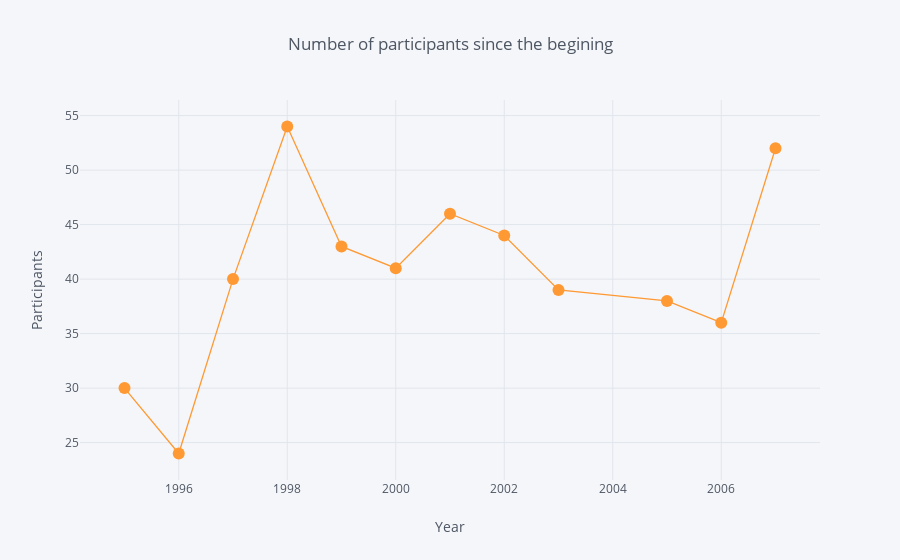

Notebook code cell kept with this figure:
### Markdown cell above
## Participants statistics
### Yearly participation

### Code cell
grouped = df.groupby(["Jahr"]).size()
# print(grouped)
grouped.iplot(mode='lines+markers+text',
    opacity=0.8,
    xTitle='Year',
    yTitle='Participants',
    title='Number of participants since the begining')

### Figure 1 — Plotly figure (JSON) as saved in the notebook; plotly's stock layout.template omitted (floating-point values rounded to 4 significant figures)
{"data": [{"line": {"color": "rgba(255, 153, 51, 1.0)", "dash": "solid", "shape": "linear", "width": 1.3}, "marker": {"size": 12, "symbol": "circle"}, "mode": "lines+markers+text", "name": "None", "text": "", "type": "scatter", "uid": "83772b76-66a0-4bea-a5af-fa7c40ca7a0b", "x": [1995, 1996, 1997, 1998, 1999, 2000, 2001, 2002, 2003, 2005, 2006, 2007], "y": [30, 24, 40, 54, 43, 41, 46, 44, 39, 38, 36, 52]}], "layout": {"legend": {"bgcolor": "#F5F6F9", "font": {"color": "#4D5663"}}, "paper_bgcolor": "#F5F6F9", "plot_bgcolor": "#F5F6F9", "title": {"font": {"color": "#4D5663"}, "text": "Number of participants since the begining"}, "xaxis": {"gridcolor": "#E1E5ED", "showgrid": true, "tickfont": {"color": "#4D5663"}, "title": {"font": {"color": "#4D5663"}, "text": "Year"}, "zerolinecolor": "#E1E5ED"}, "yaxis": {"gridcolor": "#E1E5ED", "showgrid": true, "tickfont": {"color": "#4D5663"}, "title": {"font": {"color": "#4D5663"}, "text": "Participants"}, "zerolinecolor": "#E1E5ED"}}}
